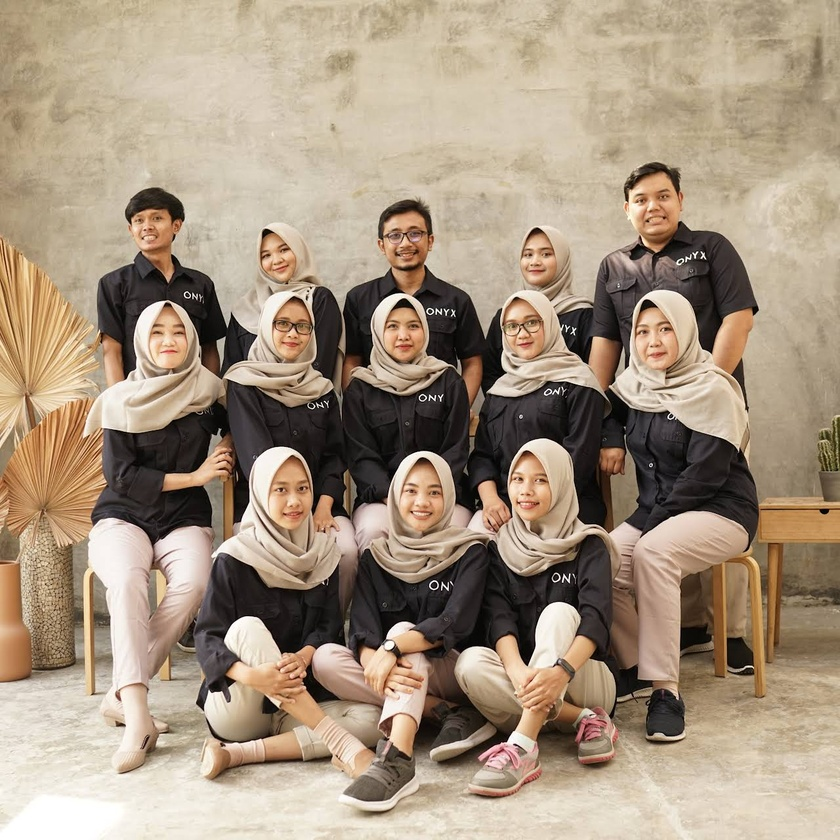
#> input picture image/01.jpg, 840 x 840 px, shrunk from 1280 x 1280 before the run; its folder holds only this picture in this run
$ jupyter execute 'Image Analysis.ipynb'
#> lines starting #> are read from the running program, lines starting #| are printed output that depends on the picture
Take the green channel from each image and calculate the average of the pixel values in that channel.

[cell 1]
import glob, cv2, numpy as np

gambars_ = glob.glob('image/*.jpg')
gambars = []

for gambar_ in gambars_:
    gambars.append(cv2.imread(gambar_))

f = open("output_mean_green.TXT", "w")

for c, gambar in enumerate(gambars):
    f.write(gambars_[c] + " : " + str(int(np.mean(gambar[:,:,1]))) + "\n")
#> this loop made 1 pass
#> c on pass 1: 0

f.close()

Create a histogram from each file (Red, Green, Blue).

[cell 2]
import os, matplotlib.pyplot as plt

# Specify the destination folder
output_folder = 'histogram_output'
if not os.path.exists(output_folder):
    os.makedirs(output_folder)

for c, gambar in enumerate(gambars):
    histogram_merah, x = np.histogram(gambar[:,:,2], bins=256, range=(0, 255))
    histogram_hijau, x = np.histogram(gambar[:,:,1], bins=256, range=(0, 255))
    histogram_biru, x = np.histogram(gambar[:,:,0], bins=256, range=(0, 255))

    plt.clf()
    plt.plot(x[1:], histogram_merah, 'r-', x[1:], histogram_hijau, 'g', x[1:], histogram_biru, 'b')

    output_path = os.path.join(output_folder, 'histogram_' + str(c) + '.jpg')
    plt.savefig(output_path)
#> this loop made 1 pass
#> pass 1, `plt.savefig(output_path)`:
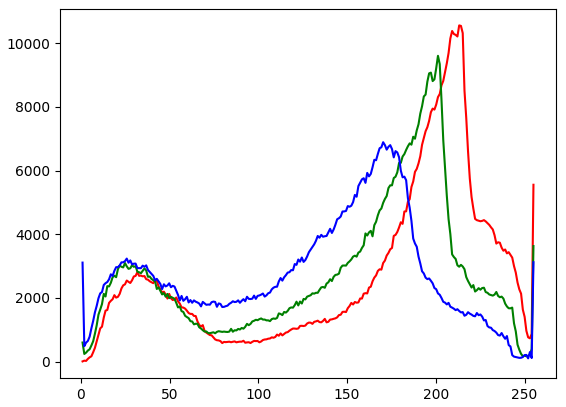
#> figure drawn by matplotlib, 1 panel; curve peaks at x = 213.2, y = 10559; curve peaks at x = 201.2, y = 9604; curve peaks at x = 170.3, y = 6890

Gives a filter effect to perform edge detection on image files with kernel.

[cell 3]
output_folder = 'filter_output'
if not os.path.exists(output_folder):
    os.makedirs(output_folder)

kernel = [
    [0, 1, 0],
    [1, -4, 1],
    [0, 1, 0]]
kernel = np.array(kernel)
#> kernel = [[0, 1, 0], [1, -4, 1], [0, 1, 0]]

for c, gambar in enumerate(gambars):
    hasil = cv2.filter2D(gambar, -1, kernel)
    output_path = os.path.join(output_folder, 'filter_' + str(c) + '.jpg')
    cv2.imwrite(output_path, hasil)
#> this loop made 1 pass
#> pass 1, `hasil = cv2.filter2D(gambar, -1, kernel)`:
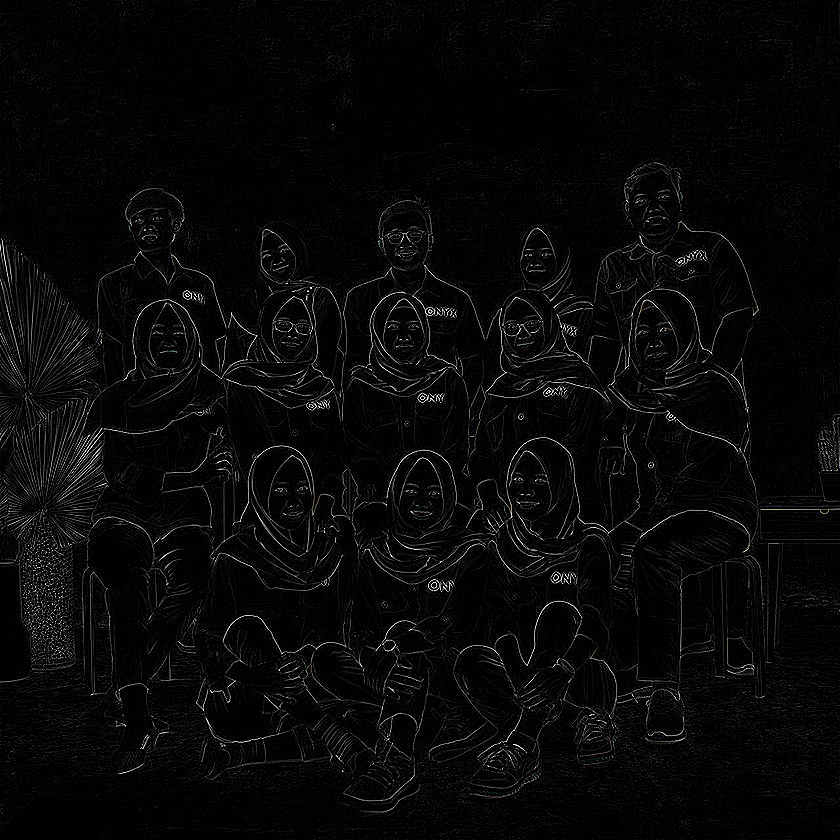
#> hasil: shape (840, 840, 3); mean B, G, R 8.2, 8.2, 8.2

Gives a contrast effect with alpha 1.5 and a brightness effect with an addition of 20.

[cell 4]
output_folder = 'contrast_brightness_output'
if not os.path.exists(output_folder):
    os.makedirs(output_folder)

for c, gambar in enumerate(gambars):
    alpha = 1.5  # contrast
    beta = 20    # brightness
    hasil = cv2.convertScaleAbs(gambar, alpha=alpha, beta=beta)

    output_path = os.path.join(output_folder, 'contrast_brightness_' + str(c) + '.jpg')
    cv2.imwrite(output_path, hasil)
#> this loop made 1 pass
#> (c, alpha, beta) on pass 1: (0, 1.5, 20)
#> pass 1, `hasil = cv2.convertScaleAbs(gambar, alpha=alpha, beta=beta)`:
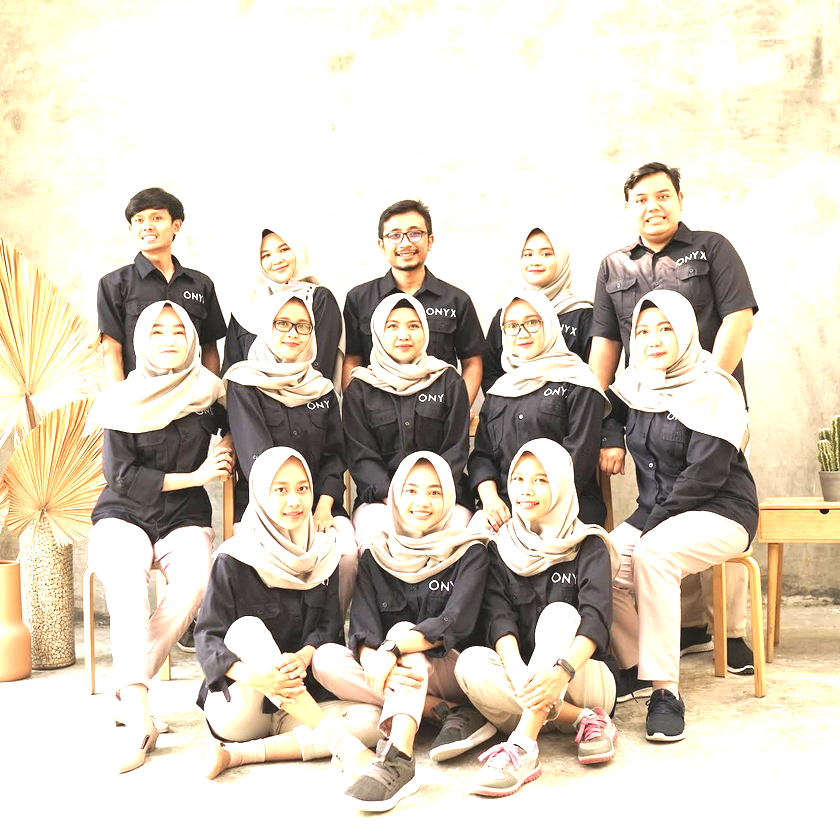
#> hasil: shape (840, 840, 3); mean B, G, R 193.7, 208.3, 217.1

Count the number of faces that appear in each image.

[cell 5]
haar_cascade = cv2.CascadeClassifier('haarcascade_frontalface.xml')

f = open("number_of_faces.TXT", "w")

for c, gambar in enumerate(gambars):
    wajah = haar_cascade.detectMultiScale(gambar[:,:,0], scaleFactor=1.1, minNeighbors=5)
    f.write(gambars_[c] + " : " + str(len(wajah)) + "\n")

f.close()

$ run again, on image/05.jpg
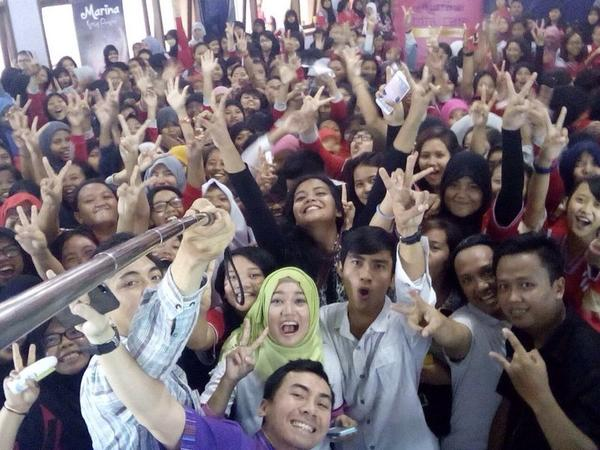
#> input picture image/05.jpg, 600 x 450 px
#> the loop `for c, gambar in enumerate(gambars):` made 1 pass
#> c on pass 1: 0
#> the loop `for c, gambar in enumerate(gambars):` made 1 pass
#> pass 1, `plt.savefig(output_path)`:
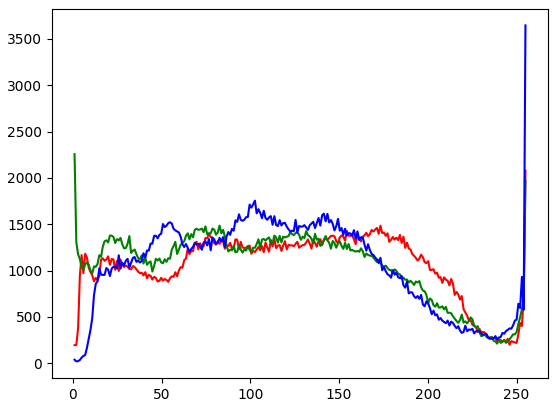
#> figure drawn by matplotlib, 1 panel; curve peaks at x = 255, y = 2079; curve peaks at x = 0.996, y = 2256; curve peaks at x = 255, y = 3645
#> kernel = [[0, 1, 0], [1, -4, 1], [0, 1, 0]]
#> the loop `for c, gambar in enumerate(gambars):` made 1 pass
#> (c, alpha, beta) on pass 1: (0, 1.5, 20)
#> pass 1, `hasil = cv2.convertScaleAbs(gambar, alpha=alpha, beta=beta)`:
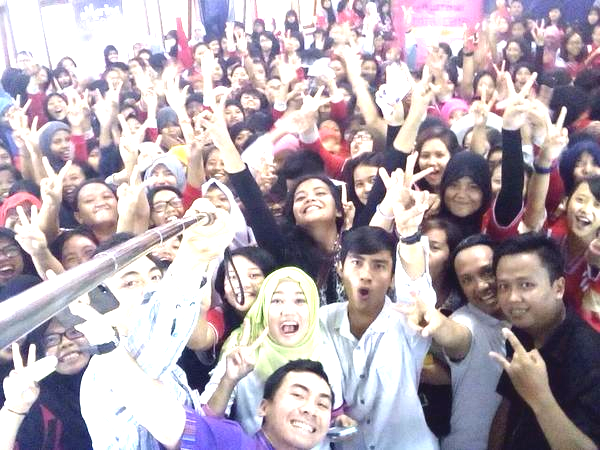
#> hasil: shape (450, 600, 3); mean B, G, R 178.2, 169, 181.3

$ run again, on image/06.jpg
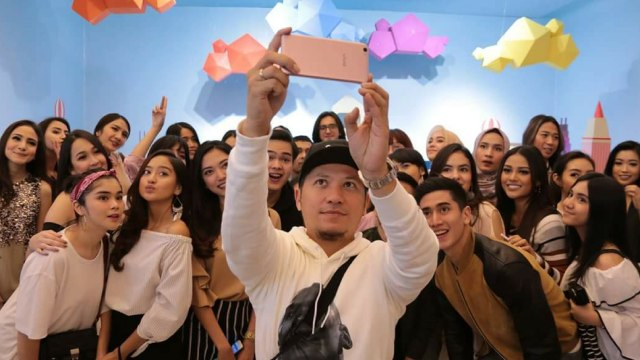
#> input picture image/06.jpg, 640 x 360 px
#> the loop `for c, gambar in enumerate(gambars):` made 1 pass
#> c on pass 1: 0
#> the loop `for c, gambar in enumerate(gambars):` made 1 pass
#> pass 1, `plt.savefig(output_path)`:
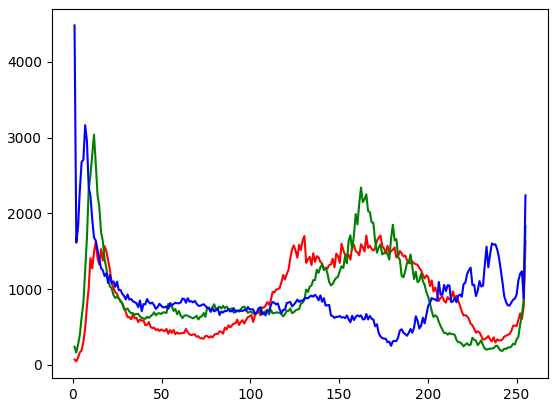
#> figure drawn by matplotlib, 1 panel; curve peaks at x = 173.3, y = 1707; curve peaks at x = 11.95, y = 3039; curve peaks at x = 0.996, y = 4479
#> kernel = [[0, 1, 0], [1, -4, 1], [0, 1, 0]]
#> the loop `for c, gambar in enumerate(gambars):` made 1 pass
#> (c, alpha, beta) on pass 1: (0, 1.5, 20)
#> pass 1, `hasil = cv2.convertScaleAbs(gambar, alpha=alpha, beta=beta)`:
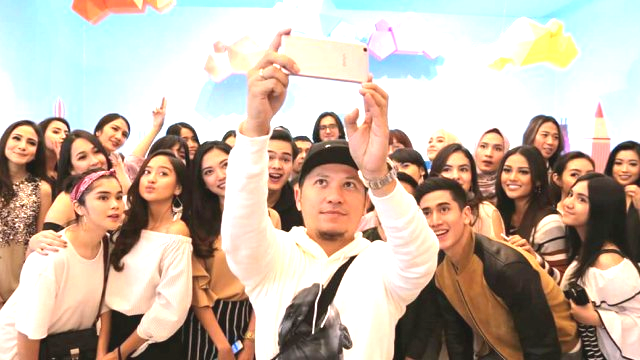
#> hasil: shape (360, 640, 3); mean B, G, R 165.7, 181.4, 197.3

$ run again, on image/07.jpg
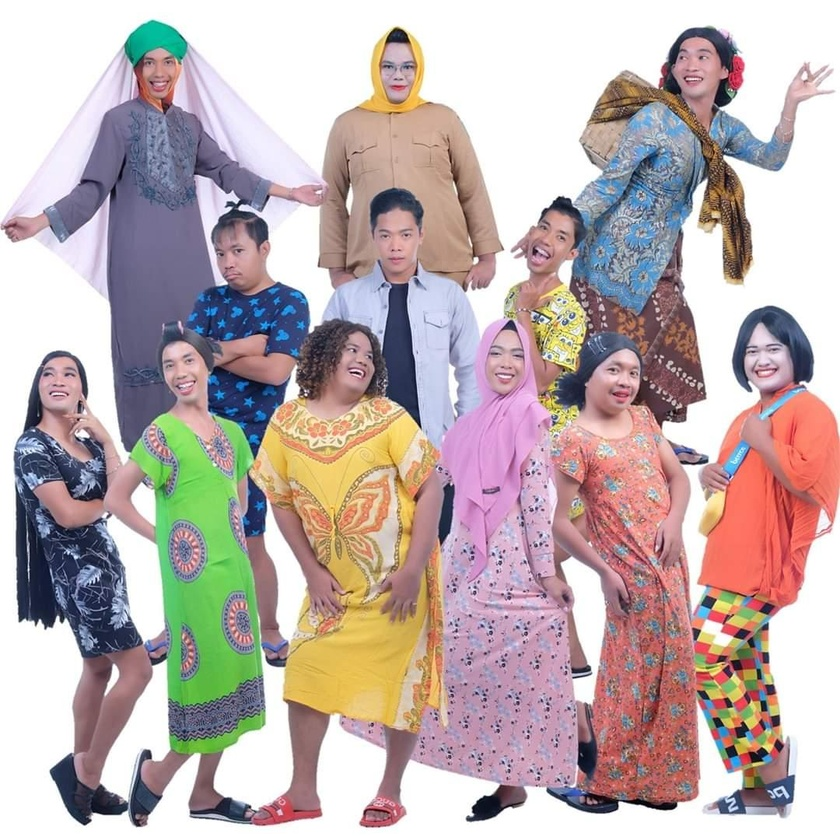
#> input picture image/07.jpg, 840 x 840 px, shrunk from 1080 x 1080 before the run
#> the loop `for c, gambar in enumerate(gambars):` made 1 pass
#> c on pass 1: 0
#> the loop `for c, gambar in enumerate(gambars):` made 1 pass
#> pass 1, `plt.savefig(output_path)`:
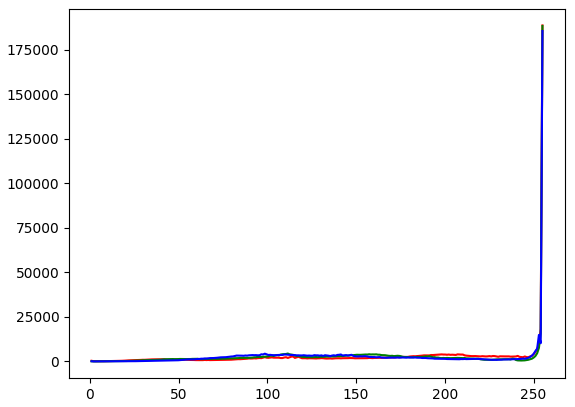
#> figure drawn by matplotlib, 1 panel; curve peaks at x = 255, y = 188582; curve peaks at x = 255, y = 188256; curve peaks at x = 255, y = 185433
#> kernel = [[0, 1, 0], [1, -4, 1], [0, 1, 0]]
#> the loop `for c, gambar in enumerate(gambars):` made 1 pass
#> (c, alpha, beta) on pass 1: (0, 1.5, 20)
#> pass 1, `hasil = cv2.convertScaleAbs(gambar, alpha=alpha, beta=beta)`:
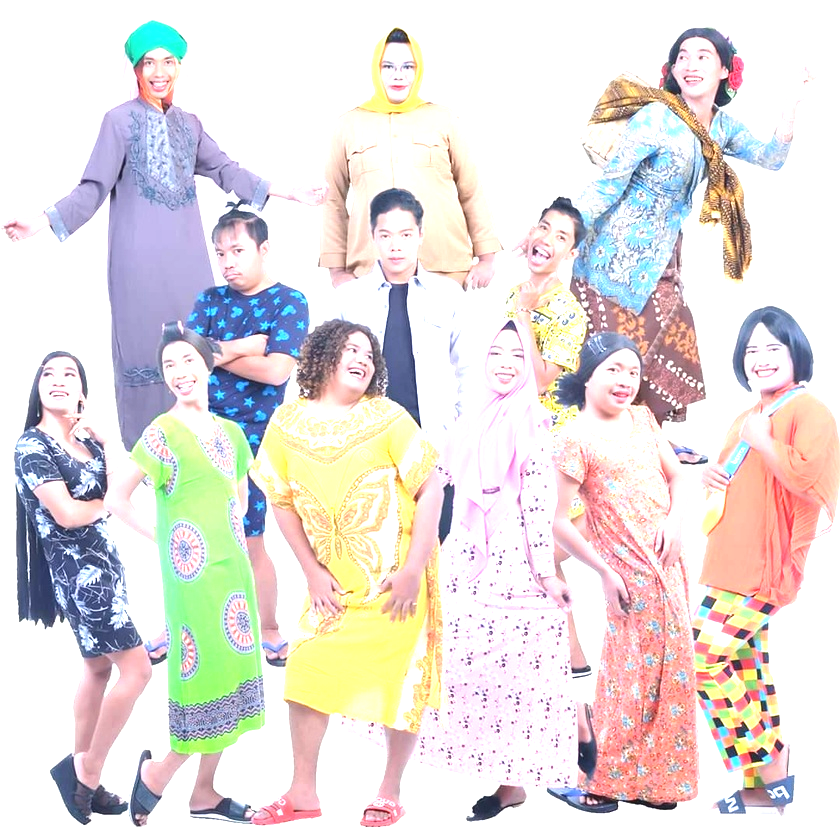
#> hasil: shape (840, 840, 3); mean B, G, R 220.7, 222.7, 229.6

$ run again, on image/02.jpg
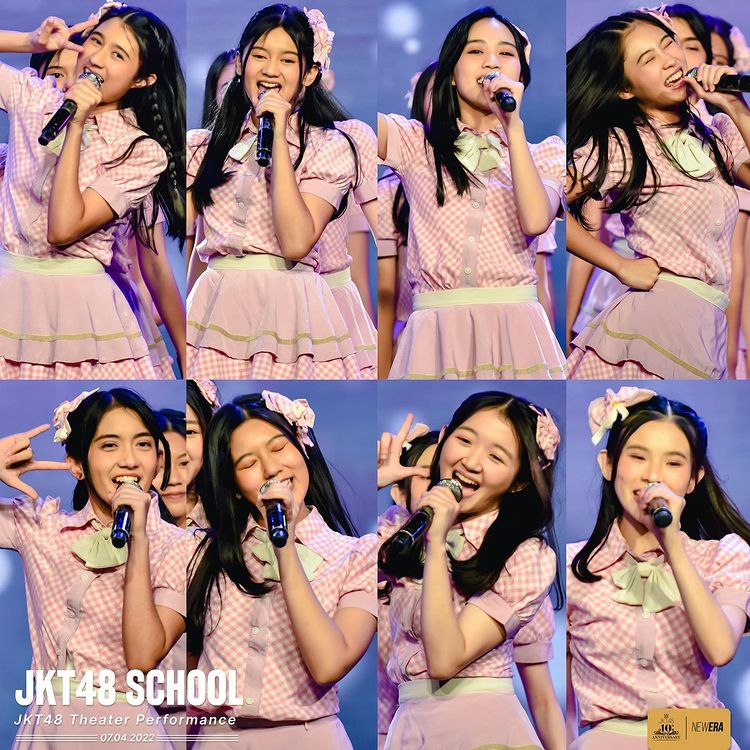
#> input picture image/02.jpg, 750 x 750 px
#> the loop `for c, gambar in enumerate(gambars):` made 1 pass
#> c on pass 1: 0
#> the loop `for c, gambar in enumerate(gambars):` made 1 pass
#> pass 1, `plt.savefig(output_path)`:
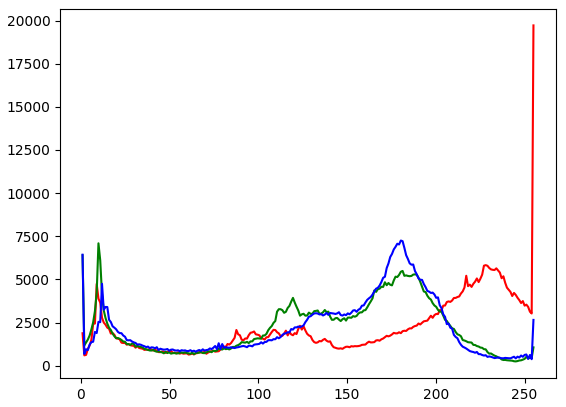
#> figure drawn by matplotlib, 1 panel; curve peaks at x = 255, y = 19718; curve peaks at x = 9.96, y = 7094; curve peaks at x = 180.3, y = 7254
#> kernel = [[0, 1, 0], [1, -4, 1], [0, 1, 0]]
#> the loop `for c, gambar in enumerate(gambars):` made 1 pass
#> (c, alpha, beta) on pass 1: (0, 1.5, 20)
#> pass 1, `hasil = cv2.convertScaleAbs(gambar, alpha=alpha, beta=beta)`:
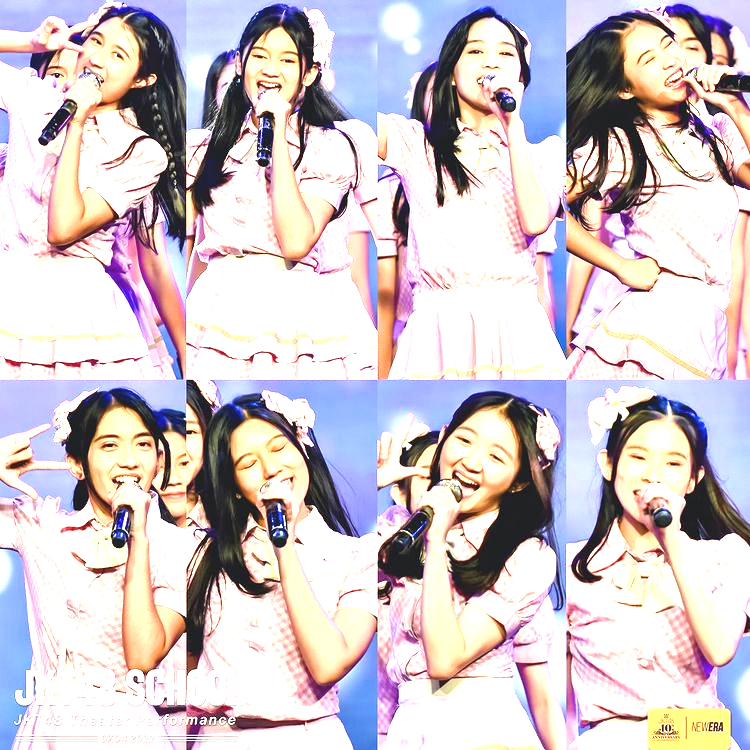
#> hasil: shape (750, 750, 3); mean B, G, R 203.6, 198.8, 209
